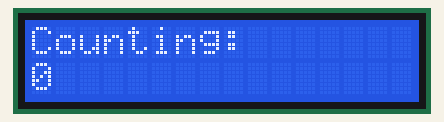
Simulated run of this sketch. Board: Arduino Uno, built with avr-gcc and run on an emulated ATmega328P. On the bench: 16×2 character LCD.

Above: at 0.07 s.
At 4.94 s:
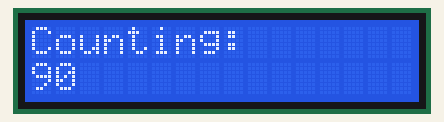
At 9.94 s:
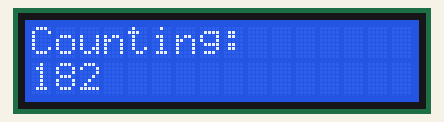
At 19.93 s:
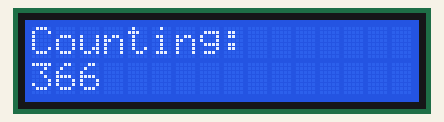
At 29.93 s:
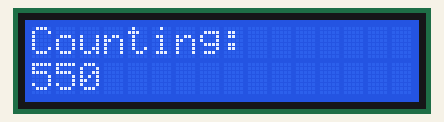
At 39.92 s:
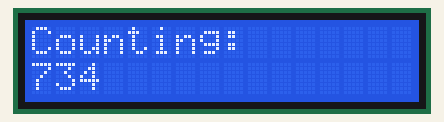

The sketch:

pr10.ino
```cpp
#include <LiquidCrystal.h> //Dołączenie bilbioteki
LiquidCrystal lcd(7, 8, 9, 10, 11, 12); //Informacja o podłączeniu nowego wyświetlacza

void setup() {
  lcd.begin(16, 2); //Deklaracja typu
  lcd.setCursor(0, 0); //Ustawienie kursora
  lcd.print("Start"); //Wyświetlenie tekstu
}

void loop() {
  lcd.setCursor(0, 0);
  lcd.print("Counting: ");
  for (int i = 0; i < 10000; i++) {
    lcd.setCursor(0, 1);
    lcd.print(i);
    delay(50);
    lcd.clear();
    lcd.setCursor(0, 0);
    lcd.print("Counting: ");
  }
}
```
